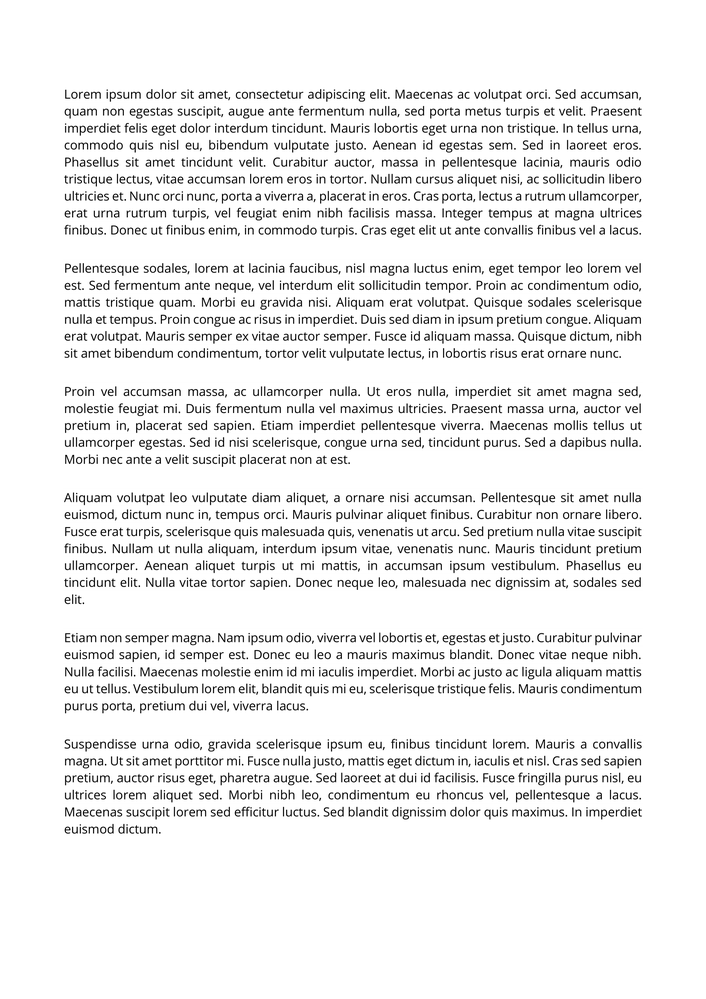
#> input picture Converted Paper (8)/001.png, 706 x 999 px, shrunk from 1654 x 2339 before the run, found by its file name; the run also reads 1 picture not shown here
$ python DIP_Assignment_XianKang.py
#> lines starting #> are read from the running program, lines starting #| are printed output that depends on the picture; after the words box and inside, x2 and y2 are one past the last pixel; in counts of white or black regions, pixels touching at a corner belong together
# -*- coding: utf-8 -*-
"""
Created on Sun Jul 13 16:10:14 2025

@author: Chan Xian Kang
"""

import cv2
import numpy as np
import matplotlib.pyplot as pt

'''
* Read grayscale image, convert it to binary
* Return the paragraphs stored in a list @paragraphs
* param   @filename  :  filename of the image
'''
def separatePara(filename):
    # Step 1: Read grayscale image
    img = cv2.imread(filename, 0)
#> img is the input picture: shape (999, 706); min 0, max 255, mean 237.8
    # Step 2: Binary conversion
    _, binary = cv2.threshold(img, 0, 255, cv2.THRESH_BINARY_INV + cv2.THRESH_OTSU)
#> binary: shape (999, 706); 8.9% white in thin lines or dots, all inside (x1, y1, x2, y2) = (64, 89, 642, 834)
    # Step 3: Dilation to group lines into paragraphs
    kernel = cv2.getStructuringElement(cv2.MORPH_RECT, (15, 25))
    dilated = cv2.dilate(binary, kernel, iterations=1)
#> dilated: shape (999, 706); 57.9% white; 1 black region
    # Step 4: Find contours from dilated image
    contours, _ = cv2.findContours(dilated, cv2.RETR_EXTERNAL, cv2.CHAIN_APPROX_SIMPLE)
#> contours = 6 contours; box (x1, y1, x2, y2) and area: (57, 77, 649, 250) 98664, (57, 480, 648, 616) 69082, (57, 251, 649, 373) 68304, (58, 727, 649, 846) 60862, (58, 374, 649, 479) 53502, (58, 621, 649, 725) 53314
    paragraphs = [] # paragraph list store paragraphs
    # Step 5: Sort paragraphs top-to-bottom by Y position
    bounding_boxes = []
    for cnt in contours:
        x, y, w, h = cv2.boundingRect(cnt)
        # Size filter
        if w > 200 and h > 40:
            roi = binary[y:y+h, x:x+w]
            # Count inner contours (small text-like blobs)
            roi_contours, _ = cv2.findContours(roi, cv2.RETR_EXTERNAL, cv2.CHAIN_APPROX_SIMPLE)
            num_inner_contours = len(roi_contours)
            # Heuristics:
            # - Paragraphs: many small internal contours
            # - Tables: few large contours, possible straight edges
            # - Pictures: few contours, mostly filled
            contour_areas = [cv2.contourArea(c) for c in roi_contours]
            avg_area = np.mean(contour_areas) if contour_areas else 0
            total_area = w * h
            fill_ratio = np.sum(roi == 255) / total_area  # how much of the region is white (text pixels)
            # Rules (tweak as needed)
            if num_inner_contours > 10 and avg_area < 1000 and fill_ratio < 0.5:
                paragraphs.append(img[y:y+h, x:x+w])
                bounding_boxes.append((x, y, w, h))
#> this loop made 6 passes
#> (x, y, w, h, num_inner_contours, avg_area, total_area, fill_ratio) on passes 1 to 6: (58, 727, 591, 119, 491, 10.72, 70329, 0.138), (58, 621, 591, 104, 422, 10.35, 61464, 0.131), (57, 480, 591, 136, 556, 9.42, 80376, 0.129), (58, 374, 591, 105, 399, 10.08, 62055, 0.124), (57, 251, 592, 122, 540, 10.88, 72224, 0.149), (57, 77, 592, 173, 823, 10.69, 102416, 0.161)
#> roi: shape (173, 592); 16.1% white in thin lines or dots, all inside (x1, y1, x2, y2) = (7, 12, 585, 161)
#> after the loop, bounding_boxes = [(58, 727, 591, 119), (58, 621, 591, 104), (57, 480, 591, 136), (58, 374, 591, 105), (57, 251, 592, 122), (57, 77, 592, 173)]; paragraphs = 6 items
    # Sort top-to-bottom
    paragraphs = [para for _, para in sorted(zip(bounding_boxes, paragraphs), key=lambda pair: pair[0][1])]
    return paragraphs


'''
* display the paragraphs in a (single) image
* param   @paraList  :  list of the paragraph (returned from separatePara)
'''
def displayImage(paraList):
    print("Total paragraphs detected:", len(paraList))  #remove if dont want
#| Total paragraphs detected: 6
    for i, para in enumerate(paraList):
        cv2.imshow(f"Paragraph {i+1}", para)
        key = cv2.waitKey(0)
        if key == ord('q'):
            break
        cv2.destroyAllWindows()
#> this loop made 1 pass; (key q is pressed on pass 1)


displayImage(separatePara("CSC2014- Group Assignment_Aug-2025/Converted Paper (8)/001.png"))
displayImage(separatePara("CSC2014- Group Assignment_Aug-2025/Converted Paper (8)/002.png"))
#> in separatePara (call 2), `_, binary = cv2.threshold(img, 0, 255, cv2.THRESH_BINARY_INV + cv2.THR..`: binary: shape (999, 706); 8.3% white in thin lines or dots, all inside (x1, y1, x2, y2) = (85, 89, 623, 908)
#> in separatePara (call 2), `dilated = cv2.dilate(binary, kernel, iterations=1)`: dilated: shape (999, 706); 56.2% white; 60 black regions (51 under 20 px)
#> in separatePara (call 2), `contours, _ = cv2.findContours(dilated, cv2.RETR_EXTERNAL, cv2.CHAIN_A..`: contours = 8 contours; box (x1, y1, x2, y2) and area: (78, 77, 243, 739) 104904, (271, 387, 437, 729) 54109, (462, 370, 630, 709) 53466, (271, 77, 435, 383) 47208, (463, 77, 627, 367) 44906, (463, 714, 630, 917) 32454, (271, 731, 435, 920) 29782, (79, 743, 243, 916) 26880
#> the loop in separatePara (call 2), `for cnt in contours:` made 8 passes
#> (x, y, w, h) on passes 1 to 8: (79, 743, 164, 173), (271, 731, 164, 189), (463, 714, 167, 203), (271, 387, 166, 342), (462, 370, 168, 339), (463, 77, 164, 290), (271, 77, 164, 306), (78, 77, 165, 662)
#| Total paragraphs detected: 0
displayImage(separatePara("CSC2014- Group Assignment_Aug-2025/Converted Paper (8)/003.png"))
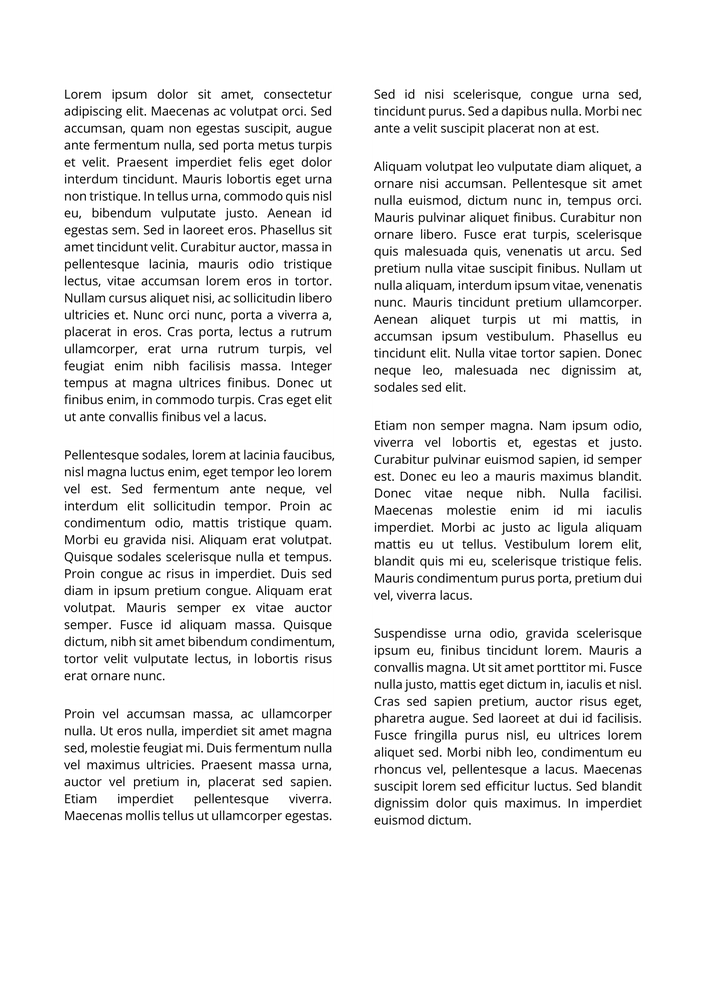
#> input picture Converted Paper (8)/003.png, 706 x 999 px, shrunk from 1654 x 2339 before the run, found by its file name
#> in separatePara, img is the input picture: shape (999, 706); min 0, max 255, mean 237.7
#> in separatePara (call 3), `_, binary = cv2.threshold(img, 0, 255, cv2.THRESH_BINARY_INV + cv2.THR..`: binary: shape (999, 706); 8.9% white in thin lines or dots, all inside (x1, y1, x2, y2) = (64, 89, 642, 825)
#> in separatePara (call 3), `dilated = cv2.dilate(binary, kernel, iterations=1)`: dilated: shape (999, 706); 57.2% white; 8 black regions (5 under 20 px)
#> in separatePara (call 3), `contours, _ = cv2.findContours(dilated, cv2.RETR_EXTERNAL, cv2.CHAIN_A..`: contours = 7 contours; box (x1, y1, x2, y2) and area: (57, 77, 339, 433) 97760, (57, 438, 341, 693) 68016, (367, 149, 649, 404) 67738, (367, 616, 649, 837) 58282, (367, 408, 649, 613) 53381, (57, 697, 339, 835) 37153, (367, 77, 649, 148) 17626
#> the loop in separatePara (call 3), `for cnt in contours:` made 7 passes
#> (x, y, w, h, num_inner_contours, avg_area, total_area, fill_ratio) on passes 1 to 7: (57, 697, 282, 138, 282, 10.48, 38916, 0.145), (367, 616, 282, 221, 488, 10.26, 62322, 0.152), (57, 438, 284, 255, 545, 10.85, 72420, 0.147), (367, 408, 282, 205, 419, 10.11, 57810, 0.139), (367, 149, 282, 255, 556, 9.85, 71910, 0.149), (367, 77, 282, 71, 120, 10.91, 20022, 0.118), (57, 77, 282, 356, 823, 10.38, 100392, 0.16)
#> after the loop in separatePara (call 3), `for cnt in contours:`: roi: shape (356, 282); 16% white in thin lines or dots, all inside (x1, y1, x2, y2) = (7, 12, 275, 344)
#> after the loop in separatePara (call 3), `for cnt in contours:`: bounding_boxes = [(57, 697, 282, 138), (367, 616, 282, 221), (57, 438, 284, 255), (367, 408, 282, 205), (367, 149, 282, 255), (367, 77, 282, 71), (57, 77, 282, 356)]; paragraphs = 7 items
#| Total paragraphs detected: 7
displayImage(separatePara("CSC2014- Group Assignment_Aug-2025/Converted Paper (8)/004.png"))
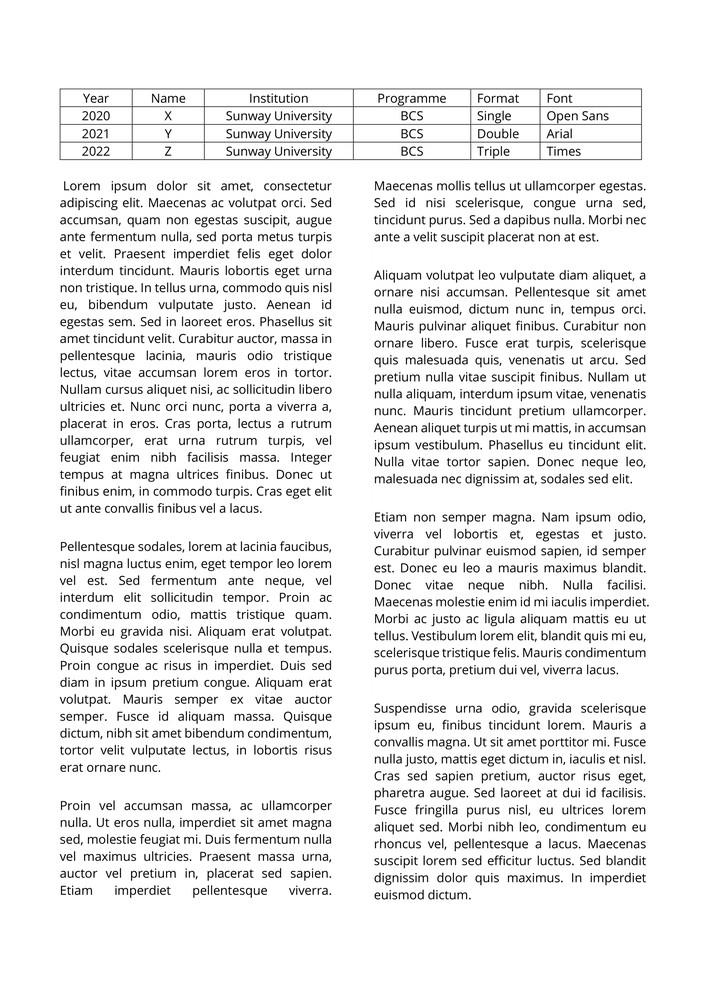
#> input picture Converted Paper (8)/004.png, 706 x 999 px, shrunk from 1654 x 2339 before the run, found by its file name
#> in separatePara, img is the input picture: shape (999, 706); min 0, max 255, mean 236
#> in separatePara (call 4), `_, binary = cv2.threshold(img, 0, 255, cv2.THRESH_BINARY_INV + cv2.THR..`: binary: shape (999, 706); 10% white in thin lines or dots, all inside (x1, y1, x2, y2) = (60, 88, 649, 900)
#> in separatePara (call 4), `dilated = cv2.dilate(binary, kernel, iterations=1)`: dilated: shape (999, 706); 65.4% white; 6 black regions (5 under 20 px)
#> in separatePara (call 4), `contours, _ = cv2.findContours(dilated, cv2.RETR_EXTERNAL, cv2.CHAIN_A..`: contours = 6 contours; box (x1, y1, x2, y2) and area: (53, 76, 653, 525) 178248, (53, 529, 339, 784) 68849, (367, 258, 653, 499) 66820, (367, 691, 653, 912) 59052, (367, 500, 656, 689) 52134, (53, 788, 339, 910) 32436
#> the loop in separatePara (call 4), `for cnt in contours:` made 6 passes
#> (x, y, w, h, num_inner_contours, avg_area, total_area, fill_ratio) on pass 6: (53, 76, 600, 449, 1565, 36.92, 269400, 0.141)
#> after the loop in separatePara (call 4), `for cnt in contours:`:
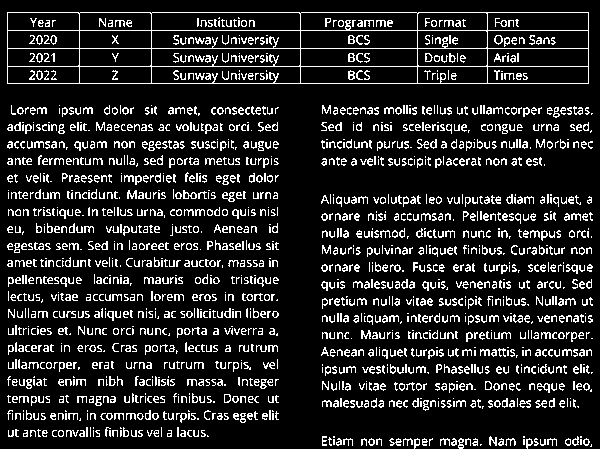
#> roi: shape (449, 600); 14.1% white in thin lines or dots
#> after the loop in separatePara (call 4), `for cnt in contours:`: bounding_boxes = [(53, 788, 286, 122), (367, 691, 286, 221), (53, 529, 286, 255), (367, 500, 289, 189), (367, 258, 286, 241), (53, 76, 600, 449)]; paragraphs = 6 items
#| Total paragraphs detected: 6
displayImage(separatePara("CSC2014- Group Assignment_Aug-2025/Converted Paper (8)/005.png"))
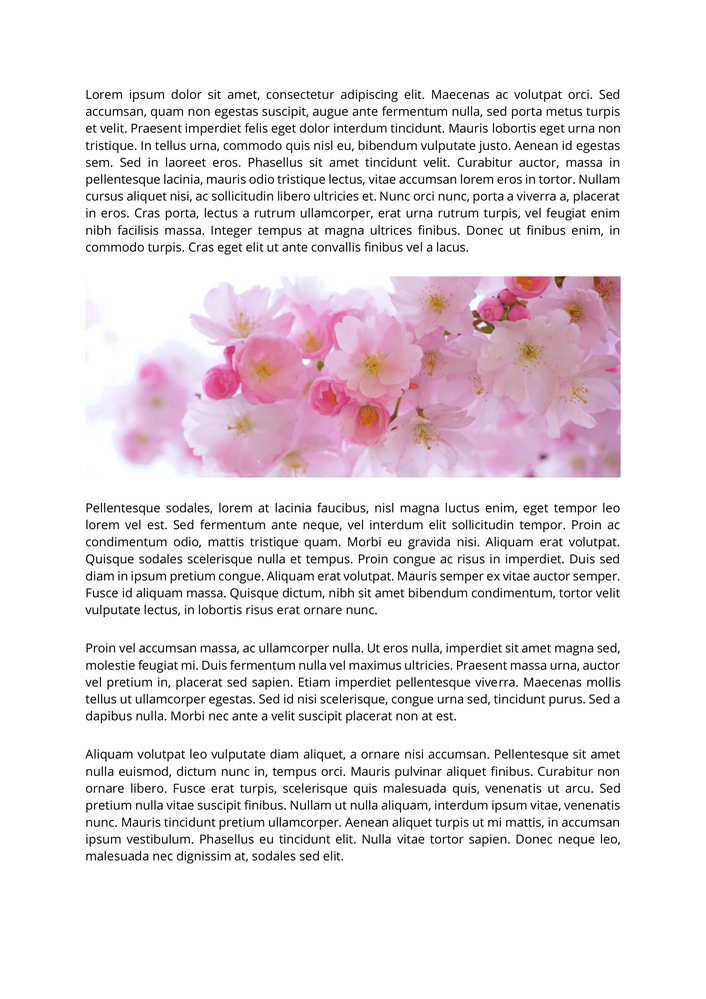
#> input picture Converted Paper (8)/005.png, 706 x 999 px, shrunk from 1654 x 2339 before the run, found by its file name
#> in separatePara (call 5), `_, binary = cv2.threshold(img, 0, 255, cv2.THRESH_BINARY_INV + cv2.THR..`: binary: shape (999, 706); 16.5% white; 2268 white regions (807 under 20 px), largest, box (x1, y1, x2, y2) and area: (204, 276, 621, 478) 60491, (140, 364, 185, 428) 1870, (125, 430, 162, 461) 677
#> in separatePara (call 5), `dilated = cv2.dilate(binary, kernel, iterations=1)`: dilated: shape (999, 706); 54.3% white; 3 black regions (1 under 20 px)
#> in separatePara (call 5), `contours, _ = cv2.findContours(dilated, cv2.RETR_EXTERNAL, cv2.CHAIN_A..`: contours = 5 contours; box (x1, y1, x2, y2) and area: (79, 77, 627, 267) 98206, (118, 264, 628, 490) 91912, (78, 490, 627, 629) 69165, (78, 737, 627, 876) 68676, (78, 631, 627, 736) 51959
#> the loop in separatePara (call 5), `for cnt in contours:` made 5 passes
#> (x, y, w, h, num_inner_contours, avg_area, total_area, fill_ratio) on pass 4: (118, 264, 510, 226, 28, 2312.7, 115260, 0.558)
#> after the loop in separatePara (call 5), `for cnt in contours:`:
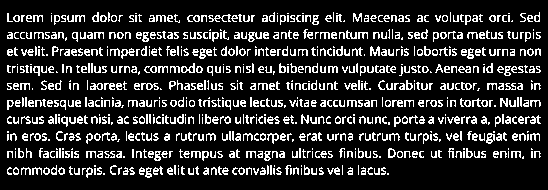
#> roi: shape (190, 548); 17.3% white in thin lines or dots, all inside (x1, y1, x2, y2) = (7, 12, 541, 178)
#> after the loop in separatePara (call 5), `for cnt in contours:`: bounding_boxes = [(78, 737, 549, 139), (78, 631, 549, 105), (78, 490, 549, 139), (79, 77, 548, 190)]; paragraphs = 4 items
#| Total paragraphs detected: 4
displayImage(separatePara("CSC2014- Group Assignment_Aug-2025/Converted Paper (8)/006.png"))
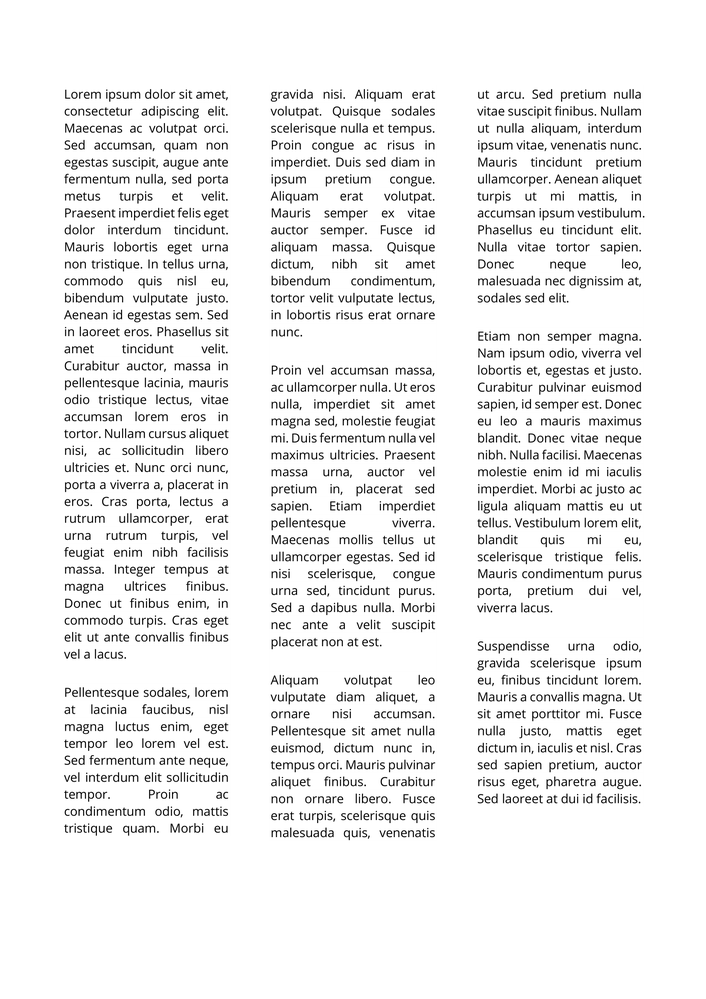
#> input picture Converted Paper (8)/006.png, 706 x 999 px, shrunk from 1654 x 2339 before the run, found by its file name
#> in separatePara, img is the input picture: shape (999, 706); min 0, max 255, mean 238.9
#> in separatePara (call 6), `_, binary = cv2.threshold(img, 0, 255, cv2.THRESH_BINARY_INV + cv2.THR..`: binary: shape (999, 706); 8.5% white in thin lines or dots, all inside (x1, y1, x2, y2) = (64, 89, 644, 840)
#> in separatePara (call 6), `dilated = cv2.dilate(binary, kernel, iterations=1)`:
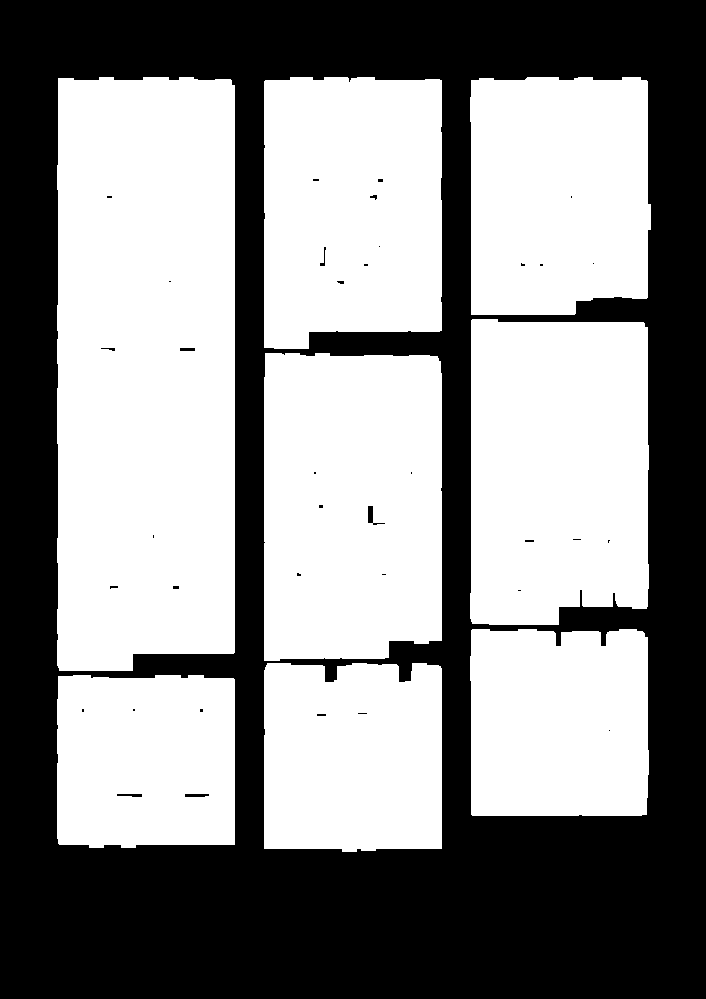
#> dilated: shape (999, 706); 55.3% white; 37 black regions (29 under 20 px)
#> in separatePara (call 6), `contours, _ = cv2.findContours(dilated, cv2.RETR_EXTERNAL, cv2.CHAIN_A..`: contours = 8 contours; box (x1, y1, x2, y2) and area: (57, 77, 235, 671) 102510, (264, 353, 442, 661) 52713, (470, 319, 649, 625) 51600, (264, 77, 442, 349) 45334, (470, 77, 651, 315) 40351, (470, 629, 649, 816) 32301, (264, 663, 442, 852) 32135, (57, 675, 235, 848) 29648
#> the loop in separatePara (call 6), `for cnt in contours:` made 8 passes
#> (x, y, w, h) on passes 1 to 8: (57, 675, 178, 173), (264, 663, 178, 189), (470, 629, 179, 187), (264, 353, 178, 308), (470, 319, 179, 306), (470, 77, 181, 238), (264, 77, 178, 272), (57, 77, 178, 594)
#> after the loop in separatePara (call 6), `for cnt in contours:`: bounding_boxes = []
#| Total paragraphs detected: 0
#> (the run stopped early here; a loop or call above may not have finished)
